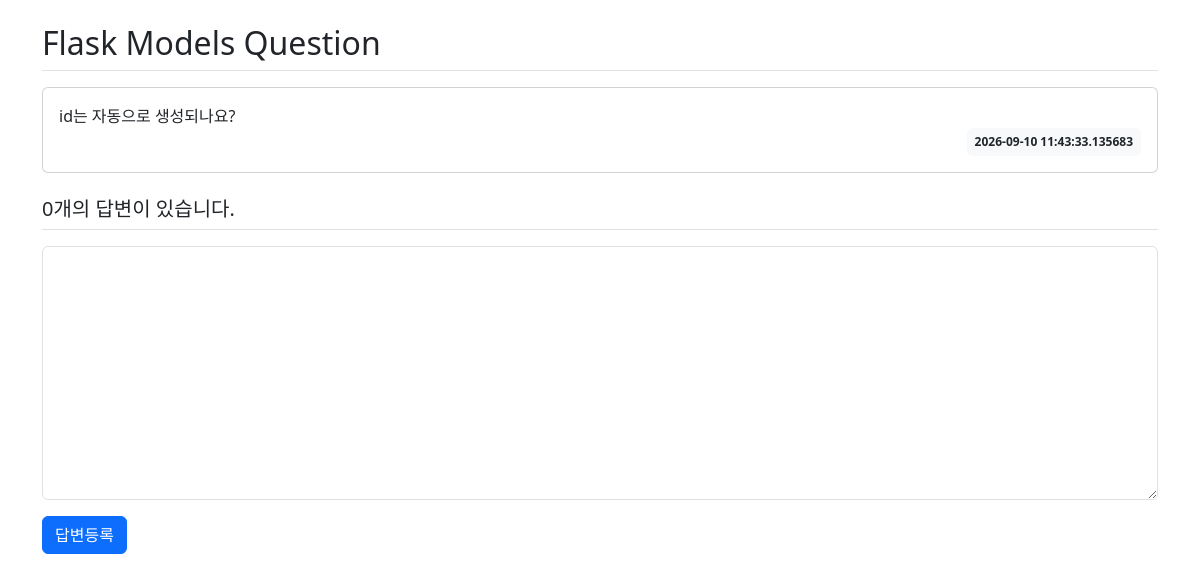
Page /question/detail/2 on the earlier database version.
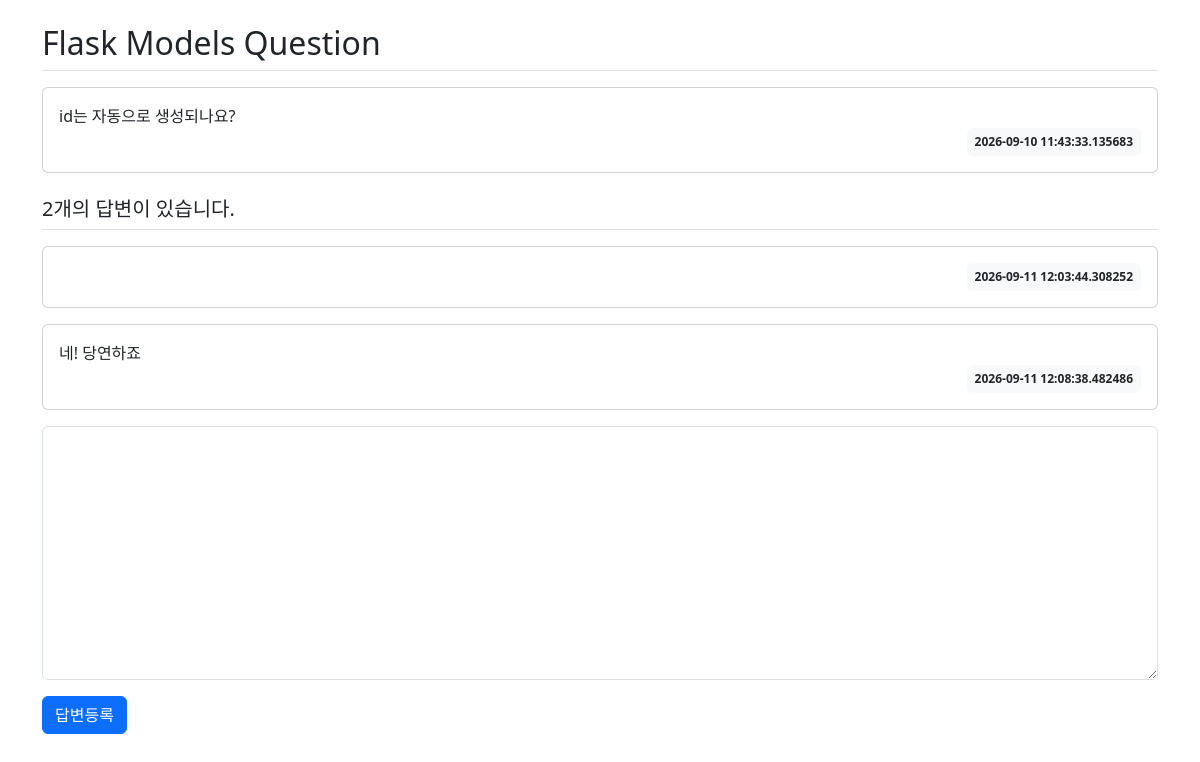
Same page on the later database version.
### pybo/models.py (models this page shows)
class Question(db.Model):
    id = db.Column(db.Integer, primary_key=True)
    subject = db.Column(db.String(200), nullable=False)
    content = db.Column(db.Text, nullable=False)
    create_date = db.Column(db.DateTime, nullable=False)

class Answer(db.Model):
    id = db.Column(db.Integer, primary_key=True)
    question_id = db.Column(db.Integer, db.ForeignKey('question.id', ondelete='CASCADE'))
    question = db.relationship(Question, backref=db.backref('answer_set'))
    content = db.Column(db.Text, nullable=False)
    create_date = db.Column(db.DateTime, nullable=False)

### pybo/views/question_views.py (the view)
@bp.route('/detail/<int:question_id>')
def detail(question_id):
    question = Question.query.get_or_404(question_id)
    return render_template('question/question_detail.html', question=question)

### pybo/templates/question/question_detail.html
<link rel="stylesheet" href="https://cdn.jsdelivr.net/npm/bootstrap@5.3.6/dist/css/bootstrap.min.css">
<div class="container my-3">
    <h2 class="border-bottom py-2">{{ question.subject }}</h2>
    <div class="card my-3">
        <div class="card-body">
            <div class="card-text" style="white-space: pre-line;">{{ question.content }}</div>
            <div class="d-flex justify-content-end">
                <div class="badge bg-light text-dark p-2">
                    {{ question.create_date }}
                </div>
            </div>
        </div>
    </div>
    <h5 class="border-bottom my-3 py-2">{{ question.answer_set|length }}개의 답변이 있습니다.</h5>
    {% for answer in question.answer_set %}
    <div class="card my-3">
        <div class="card-body">
            <div class="card-text" style="white-space: pre-line;">{{ answer.content }}</div>
            <div class="d-flex justify-content-end">
                <div class="badge bg-light text-dark p-2">
                    {{ answer.create_date }}
                </div>
            </div>
        </div>
    </div>
    {% endfor %}
    <form action="{{ url_for('answer.create', question_id=question.id) }}" method="post" class="my-3">
        <div class="mb-3">
            <textarea name="content" id="content" class="form-control" rows="10"></textarea>
        </div>
        <input type="submit" value="답변등록" class="btn btn-primary">
    </form>
</div>

Differences in the rows shown:
added Answer: create_date "2026-09-11 12:03:44.308252"
added Answer: content "네! 당연하죠", create_date "2026-09-11 12:08:38.482486"
Other differences:
{{ question.answer_set|length }}: "0" → "2"
